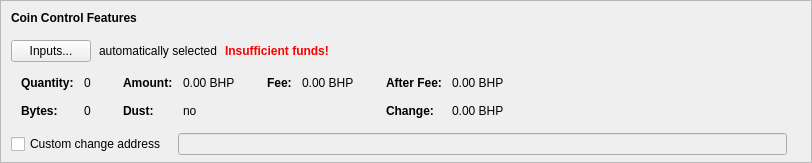
    <widget class="QFrame" name="frameCoinControl">
     <property name="sizePolicy">
      <sizepolicy hsizetype="Expanding" vsizetype="Expanding">
       <horstretch>0</horstretch>
       <verstretch>0</verstretch>
      </sizepolicy>
     </property>
     <property name="maximumSize">
      <size>
       <width>16777215</width>
       <height>16777215</height>
      </size>
     </property>
     <property name="frameShape">
      <enum>QFrame::StyledPanel</enum>
     </property>
     <property name="frameShadow">
      <enum>QFrame::Sunken</enum>
     </property>
     <layout class="QVBoxLayout" name="verticalLayoutCoinControl2">
      <property name="spacing">
       <number>0</number>
      </property>
      <property name="leftMargin">
       <number>0</number>
      </property>
      <property name="topMargin">
       <number>0</number>
      </property>
      <property name="rightMargin">
       <number>0</number>
      </property>
      <property name="bottomMargin">
       <number>6</number>
      </property>
      <item>
       <layout class="QVBoxLayout" name="verticalLayoutCoinControl" stretch="0,0,0,0,1">
        <property name="spacing">
         <number>0</number>
        </property>
        <property name="leftMargin">
         <number>10</number>
        </property>
        <property name="topMargin">
         <number>10</number>
        </property>
        <item>
         <layout class="QHBoxLayout" name="horizontalLayoutCoinControl1">
          <property name="bottomMargin">
           <number>15</number>
          </property>
          <item>
           <widget class="QLabel" name="labelCoinControlFeatures">
            <property name="sizePolicy">
             <sizepolicy hsizetype="Preferred" vsizetype="Maximum">
              <horstretch>0</horstretch>
              <verstretch>0</verstretch>
             </sizepolicy>
            </property>
            <property name="font">
             <font>
              <weight>75</weight>
              <bold>true</bold>
             </font>
            </property>
            <property name="styleSheet">
             <string notr="true">font-weight:bold;</string>
            </property>
            <property name="text">
             <string>Coin Control Features</string>
            </property>
           </widget>
          </item>
         </layout>
        </item>
        <item>
         <layout class="QHBoxLayout" name="horizontalLayoutCoinControl2" stretch="0,0,0,0">
          <property name="spacing">
           <number>8</number>
          </property>
          <property name="bottomMargin">
           <number>10</number>
          </property>
          <item>
           <widget class="QPushButton" name="pushButtonCoinControl">
            <property name="styleSheet">
             <string notr="true"/>
            </property>
            <property name="text">
             <string>Inputs...</string>
            </property>
            <property name="autoDefault">
             <bool>false</bool>
            </property>
           </widget>
          </item>
          <item>
           <widget class="QLabel" name="labelCoinControlAutomaticallySelected">
            <property name="text">
             <string>automatically selected</string>
            </property>
            <property name="margin">
             <number>5</number>
            </property>
           </widget>
          </item>
          <item>
           <widget class="QLabel" name="labelCoinControlInsuffFunds">
            <property name="font">
             <font>
              <weight>75</weight>
              <bold>true</bold>
             </font>
            </property>
            <property name="styleSheet">
             <string notr="true">color:red;font-weight:bold;</string>
            </property>
            <property name="text">
             <string>Insufficient funds!</string>
            </property>
            <property name="margin">
             <number>5</number>
            </property>
           </widget>
          </item>
          <item>
           <spacer name="horizontalSpacerCoinControl">
            <property name="orientation">
             <enum>Qt::Horizontal</enum>
            </property>
            <property name="sizeHint" stdset="0">
             <size>
              <width>40</width>
              <height>1</height>
             </size>
            </property>
           </spacer>
          </item>
         </layout>
        </item>
        <item>
         <widget class="QWidget" name="widgetCoinControl" native="true">
          <property name="sizePolicy">
           <sizepolicy hsizetype="Preferred" vsizetype="Preferred">
            <horstretch>0</horstretch>
            <verstretch>0</verstretch>
           </sizepolicy>
          </property>
          <property name="minimumSize">
           <size>
            <width>0</width>
            <height>0</height>
           </size>
          </property>
          <property name="styleSheet">
           <string notr="true"/>
          </property>
          <layout class="QHBoxLayout" name="horizontalLayoutCoinControl5">
           <property name="leftMargin">
            <number>0</number>
           </property>
           <property name="topMargin">
            <number>0</number>
           </property>
           <property name="rightMargin">
            <number>0</number>
           </property>
           <property name="bottomMargin">
            <number>0</number>
           </property>
           <item>
            <layout class="QHBoxLayout" name="horizontalLayoutCoinControl3" stretch="0,0,0,1">
             <property name="spacing">
              <number>20</number>
             </property>
             <property name="topMargin">
              <number>0</number>
             </property>
             <property name="bottomMargin">
              <number>10</number>
             </property>
             <item>
              <layout class="QFormLayout" name="formLayoutCoinControl1">
               <property name="horizontalSpacing">
                <number>10</number>
               </property>
               <property name="verticalSpacing">
                <number>14</number>
               </property>
               <property name="leftMargin">
                <number>10</number>
               </property>
               <property name="topMargin">
                <number>4</number>
               </property>
               <property name="rightMargin">
                <number>6</number>
               </property>
               <item row="0" column="0">
                <widget class="QLabel" name="labelCoinControlQuantityText">
                 <property name="font">
                  <font>
                   <weight>75</weight>
                   <bold>true</bold>
                  </font>
                 </property>
                 <property name="text">
                  <string>Quantity:</string>
                 </property>
                 <property name="margin">
                  <number>0</number>
                 </property>
                </widget>
               </item>
               <item row="0" column="1">
                <widget class="QLabel" name="labelCoinControlQuantity">
                 <property name="cursor">
                  <cursorShape>IBeamCursor</cursorShape>
                 </property>
                 <property name="contextMenuPolicy">
                  <enum>Qt::ActionsContextMenu</enum>
                 </property>
                 <property name="text">
                  <string notr="true">0</string>
                 </property>
                 <property name="margin">
                  <number>0</number>
                 </property>
                 <property name="textInteractionFlags">
                  <set>Qt::LinksAccessibleByMouse|Qt::TextSelectableByKeyboard|Qt::TextSelectableByMouse</set>
                 </property>
                </widget>
               </item>
               <item row="1" column="0">
                <widget class="QLabel" name="labelCoinControlBytesText">
                 <property name="font">
                  <font>
                   <weight>75</weight>
                   <bold>true</bold>
                  </font>
                 </property>
                 <property name="text">
                  <string>Bytes:</string>
                 </property>
                </widget>
               </item>
               <item row="1" column="1">
                <widget class="QLabel" name="labelCoinControlBytes">
                 <property name="cursor">
                  <cursorShape>IBeamCursor</cursorShape>
                 </property>
                 <property name="contextMenuPolicy">
                  <enum>Qt::ActionsContextMenu</enum>
                 </property>
                 <property name="text">
                  <string notr="true">0</string>
                 </property>
                 <property name="textInteractionFlags">
                  <set>Qt::LinksAccessibleByMouse|Qt::TextSelectableByKeyboard|Qt::TextSelectableByMouse</set>
                 </property>
                </widget>
               </item>
              </layout>
             </item>
             <item>
              <layout class="QFormLayout" name="formLayoutCoinControl2">
               <property name="horizontalSpacing">
                <number>10</number>
               </property>
               <property name="verticalSpacing">
                <number>14</number>
               </property>
               <property name="leftMargin">
                <number>6</number>
               </property>
               <property name="topMargin">
                <number>4</number>
               </property>
               <property name="rightMargin">
                <number>6</number>
               </property>
               <item row="0" column="0">
                <widget class="QLabel" name="labelCoinControlAmountText">
                 <property name="font">
                  <font>
                   <weight>75</weight>
                   <bold>true</bold>
                  </font>
                 </property>
                 <property name="text">
                  <string>Amount:</string>
                 </property>
                 <property name="margin">
                  <number>0</number>
                 </property>
                </widget>
               </item>
               <item row="0" column="1">
                <widget class="QLabel" name="labelCoinControlAmount">
                 <property name="cursor">
                  <cursorShape>IBeamCursor</cursorShape>
                 </property>
                 <property name="contextMenuPolicy">
                  <enum>Qt::ActionsContextMenu</enum>
                 </property>
                 <property name="text">
                  <string notr="true">0.00 BHP</string>
                 </property>
                 <property name="textInteractionFlags">
                  <set>Qt::LinksAccessibleByMouse|Qt::TextSelectableByKeyboard|Qt::TextSelectableByMouse</set>
                 </property>
                </widget>
               </item>
               <item row="1" column="0">
                <widget class="QLabel" name="labelCoinControlLowOutputText">
                 <property name="font">
                  <font>
                   <weight>75</weight>
                   <bold>true</bold>
                  </font>
                 </property>
                 <property name="text">
                  <string>Dust:</string>
                 </property>
                </widget>
               </item>
               <item row="1" column="1">
                <widget class="QLabel" name="labelCoinControlLowOutput">
                 <property name="cursor">
                  <cursorShape>IBeamCursor</cursorShape>
                 </property>
                 <property name="contextMenuPolicy">
                  <enum>Qt::ActionsContextMenu</enum>
                 </property>
                 <property name="text">
                  <string notr="true">no</string>
                 </property>
                 <property name="textInteractionFlags">
                  <set>Qt::LinksAccessibleByMouse|Qt::TextSelectableByKeyboard|Qt::TextSelectableByMouse</set>
                 </property>
                </widget>
               </item>
              </layout>
             </item>
             <item>
              <layout class="QFormLayout" name="formLayoutCoinControl3">
               <property name="horizontalSpacing">
                <number>10</number>
               </property>
               <property name="verticalSpacing">
                <number>14</number>
               </property>
               <property name="leftMargin">
                <number>6</number>
               </property>
               <property name="topMargin">
                <number>4</number>
               </property>
               <property name="rightMargin">
                <number>6</number>
               </property>
               <item row="0" column="0">
                <widget class="QLabel" name="labelCoinControlFeeText">
                 <property name="font">
                  <font>
                   <weight>75</weight>
                   <bold>true</bold>
                  </font>
                 </property>
                 <property name="text">
                  <string>Fee:</string>
                 </property>
                 <property name="margin">
                  <number>0</number>
                 </property>
                </widget>
               </item>
               <item row="0" column="1">
                <widget class="QLabel" name="labelCoinControlFee">
                 <property name="cursor">
                  <cursorShape>IBeamCursor</cursorShape>
                 </property>
                 <property name="contextMenuPolicy">
                  <enum>Qt::ActionsContextMenu</enum>
                 </property>
                 <property name="text">
                  <string notr="true">0.00 BHP</string>
                 </property>
                 <property name="textInteractionFlags">
                  <set>Qt::LinksAccessibleByMouse|Qt::TextSelectableByKeyboard|Qt::TextSelectableByMouse</set>
                 </property>
                </widget>
               </item>
             </layout>
             </item>
             <item>
              <layout class="QFormLayout" name="formLayoutCoinControl4">
               <property name="horizontalSpacing">
                <number>10</number>
               </property>
               <property name="verticalSpacing">
                <number>14</number>
               </property>
               <property name="leftMargin">
                <number>6</number>
               </property>
               <property name="topMargin">
                <number>4</number>
               </property>
               <property name="rightMargin">
                <number>6</number>
               </property>
               <item row="0" column="0">
                <widget class="QLabel" name="labelCoinControlAfterFeeText">
                 <property name="font">
                  <font>
                   <weight>75</weight>
                   <bold>true</bold>
                  </font>
                 </property>
                 <property name="text">
                  <string>After Fee:</string>
                 </property>
                 <property name="margin">
                  <number>0</number>
                 </property>
                </widget>
               </item>
               <item row="0" column="1">
                <widget class="QLabel" name="labelCoinControlAfterFee">
                 <property name="cursor">
                  <cursorShape>IBeamCursor</cursorShape>
                 </property>
                 <property name="contextMenuPolicy">
                  <enum>Qt::ActionsContextMenu</enum>
                 </property>
                 <property name="text">
                  <string notr="true">0.00 BHP</string>
                 </property>
                 <property name="textInteractionFlags">
                  <set>Qt::LinksAccessibleByMouse|Qt::TextSelectableByKeyboard|Qt::TextSelectableByMouse</set>
                 </property>
                </widget>
               </item>
               <item row="1" column="0">
                <widget class="QLabel" name="labelCoinControlChangeText">
                 <property name="font">
                  <font>
                   <weight>75</weight>
                   <bold>true</bold>
                  </font>
                 </property>
                 <property name="text">
                  <string>Change:</string>
                 </property>
                </widget>
               </item>
               <item row="1" column="1">
                <widget class="QLabel" name="labelCoinControlChange">
                 <property name="cursor">
                  <cursorShape>IBeamCursor</cursorShape>
                 </property>
                 <property name="contextMenuPolicy">
                  <enum>Qt::ActionsContextMenu</enum>
                 </property>
                 <property name="text">
                  <string notr="true">0.00 BHP</string>
                 </property>
                 <property name="textInteractionFlags">
                  <set>Qt::LinksAccessibleByMouse|Qt::TextSelectableByKeyboard|Qt::TextSelectableByMouse</set>
                 </property>
                </widget>
               </item>
              </layout>
             </item>
            </layout>
           </item>
          </layout>
         </widget>
        </item>
        <item>
         <layout class="QHBoxLayout" name="horizontalLayoutCoinControl4" stretch="0,0,0">
          <property name="spacing">
           <number>12</number>
          </property>
          <property name="sizeConstraint">
           <enum>QLayout::SetDefaultConstraint</enum>
          </property>
          <property name="topMargin">
           <number>5</number>
          </property>
          <property name="rightMargin">
           <number>5</number>
          </property>
          <item>
           <widget class="QCheckBox" name="checkBoxCoinControlChange">
            <property name="toolTip">
             <string>If this is activated, but the change address is empty or invalid, change will be sent to a newly generated address.</string>
            </property>
            <property name="text">
             <string>Custom change address</string>
            </property>
           </widget>
          </item>
          <item>
           <widget class="QValidatedLineEdit" name="lineEditCoinControlChange">
            <property name="enabled">
             <bool>false</bool>
            </property>
            <property name="sizePolicy">
             <sizepolicy hsizetype="Expanding" vsizetype="Fixed">
              <horstretch>0</horstretch>
              <verstretch>0</verstretch>
             </sizepolicy>
            </property>
           </widget>
          </item>
          <item>
           <widget class="QLabel" name="labelCoinControlChangeLabel">
            <property name="sizePolicy">
             <sizepolicy hsizetype="Preferred" vsizetype="Expanding">
              <horstretch>0</horstretch>
              <verstretch>0</verstretch>
             </sizepolicy>
            </property>
            <property name="minimumSize">
             <size>
              <width>0</width>
              <height>0</height>
             </size>
            </property>
            <property name="text">
             <string/>
            </property>
            <property name="margin">
             <number>3</number>
            </property>
           </widget>
          </item>
         </layout>
        </item>
        <item>
         <spacer name="verticalSpacerCoinControl">
          <property name="orientation">
           <enum>Qt::Vertical</enum>
          </property>
          <property name="sizeHint" stdset="0">
           <size>
            <width>800</width>
            <height>1</height>
           </size>
          </property>
         </spacer>
        </item>
       </layout>
      </item>
     </layout>
    </widget>
